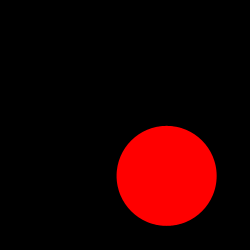
#> input picture zmax/n17_circle1.png, 250 x 250 px
$ python -i N19_CIRCLE_DETECTION.py   (imports and definitions only)
#> lines starting #> are read from the running program, lines starting #| are printed output that depends on the picture; after the words box and inside, x2 and y2 are one past the last pixel; in counts of white or black regions, pixels touching at a corner belong together
### library.py
import os
import PIL
import cv2
import math
import shutil
import imutils
import imageio
import numpy as np
import matplotlib.pyplot as plt
from PIL import ImageTk, ImageGrab
from moviepy.editor import VideoFileClip

import tkinter as tk
from functools import partial
from tkinter import *
from tkinter.filedialog import askopenfilename, askopenfilenames

plt.subplots_adjust(top=1, bottom=0, right=1, left=0, hspace=0, wspace=0)
plt.margins(0, 0)


def askopen(directory, ask=False, video=False):
	multiple = isinstance(directory, list)
	if ask:
		filetypes = [('Video File', '.mp4')] if video else [('Image File', '.png')]
		functionname = askopenfilenames if multiple else askopenfilename
		path_ = functionname(filetypes=filetypes)
		directory = path_ if path_ else directory
	return directory


def plot_images(window_name, titles, imgs, axis='off', r=None, c=None):
	count = len(imgs)
	if r is None and c is not None:
		r = math.ceil(count / c)
	if c is None and r is not None:
		c = math.ceil(count / r)
	if r is None and c is None:
		r = int(math.sqrt(count))
		c = math.ceil(count / r)
		(r, c) = (1, count) if count < 4 else (2, math.ceil(count/2)) if count <= 6 else (3, 3) if count <= 9 else (r, c)

	plt.close()
	plt.figure().suptitle(window_name)

	for i in range(count):
		title, img = titles[i], imgs[i]
		img = cv2.cvtColor(img, cv2.COLOR_BGR2RGB)
		plt.subplot(r, c, i + 1)
		plt.title(title)
		plt.axis(axis)
		plt.imshow(img)

	plt.show()


# [93 lines left out: functions show_frame, show_video, put_text_on_image, _image_merge, image_merge, image_resize_specified and 1 more, not called in this run]

# https://www.geeksforgeeks.org/dynamically-resize-buttons-when-resizing-a-window-using-tkinter/
# https://stackoverflow.com/questions/42920201/how-to-combine-a-rgb-image-with-a-grayed-image-in-opencv

### N19_CIRCLE_DETECTION.py
import library
from library import *


def _circle_detection(circles, img):
    result = img.copy()
    title = 'detected_circles: 0'

    color1 = [255, 0, 0]
    color2 = [0, 255, 0]
    if circles is not None:  # ensure at least some circles were found
        circles = np.round(circles[0, :]).astype("int")  # convert the (x, y) coordinates and radius of the circles to integers
        title = f'detected_circles: {len(circles)}'
        for (x, y, r) in circles:  # loop over the (x, y) coordinates and radius of the circles
            cv2.circle(result, (x, y), r, color1, 4)  # draw the circle in the result image, then draw a rectangle corresponding to the center of the circle
            cv2.rectangle(result, (x - 5, y - 5), (x + 5, y + 5), color2, -1)

    return title, result


# https://pyimagesearch.com/2014/07/21/detecting-circles-images-using-opencv-hough-circles/
# https://www.geeksforgeeks.org/circle-detection-using-opencv-python/
def circle_detection():
    paths = askopen(['zmax/n17_circle1.png', 'zmax/n17_circle2.png', 'zmax/n17_circle3.png', 'zmax/n17_circle4.png'])
    titles, imgs = list(), list()

    for path in paths:
        sample = cv2.imread(path)
#> sample is the input picture: shape (250, 250, 3); mean B, G, R 0, 0, 32.1
        gray = cv2.cvtColor(sample, cv2.COLOR_BGR2GRAY)
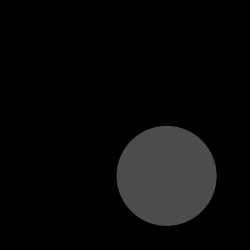
#> gray: shape (250, 250); min 0, max 76, mean 9.6
        blur = cv2.blur(gray, (3, 3))

        circles_a = cv2.HoughCircles(gray, cv2.HOUGH_GRADIENT, 1.2, 75)
#> circles_a = [[166.2, 175.8, 50.52]]
        title_a, result_a = _circle_detection(circles_a, sample)
#> in _circle_detection, `circles = np.round(circles[0, :]).astype("int")`: circles = [[166, 176, 51]]
#> in _circle_detection, `title = f'detected_circles: {len(circles)}'`: title = 'detected_circles: 1'
#> the loop in _circle_detection, `for (x, y, r) in circles:` made 1 pass
#> after the loop in _circle_detection, `for (x, y, r) in circles:`:
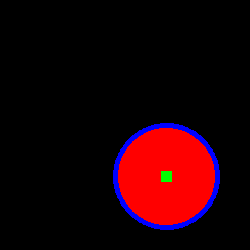
#> result: shape (250, 250, 3); 2.71% of pixels changed, all inside (x1, y1, x2, y2) = (113, 123, 220, 230)
#> title_a = 'detected_circles: 1'

        circles_b = cv2.HoughCircles(blur, cv2.HOUGH_GRADIENT, 1, 20, param1=50, param2=30, minRadius=1, maxRadius=40)
#> circles_b = None
        title_b, result_b = _circle_detection(circles_b, sample)
#> title_b = 'detected_circles: 0'

        titles += ['sample', title_a, title_b]
#> titles = ['sample', 'detected_circles: 1', 'detected_circles: 0']
        imgs += [sample, result_a, result_b]
#> pass 2 of the loop in circle_detection, `for path in paths:`:
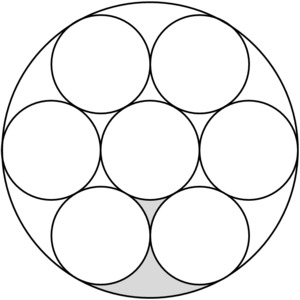
#> input picture zmax/n17_circle2.png, 300 x 300 px
#> in circle_detection, sample is the input picture: shape (300, 300, 3); min 0, max 255, mean 240.1
#> gray: shape (300, 300)
#> in circle_detection, `blur = cv2.blur(gray, (3, 3))`:
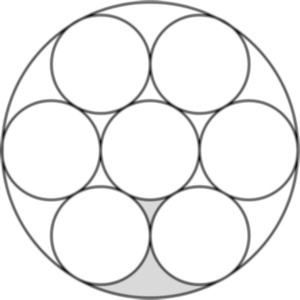
#> blur: shape (300, 300); min 17, max 255, mean 240.1
#> circles_a = [[149.4, 149.4, 48.48], [100.2, 64.2, 48.6], [198.6, 234.6, 48], [249, 149.4, 48.72], [49.8, 149.4, 48.84], [198.6, 64.2, 47.76], [100.2, 235.8, 47.76]]
#> circles = [[149, 149, 48], [100, 64, 49], [199, 235, 48], [249, 149, 49], [50, 149, 49], [199, 64, 48], [100, 236, 48]]
#> title = 'detected_circles: 7'
#> the loop in _circle_detection (call 3), `for (x, y, r) in circles:` made 7 passes
#> after the loop in _circle_detection (call 3), `for (x, y, r) in circles:`:
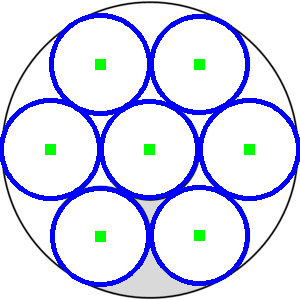
#> result: shape (300, 300, 3); 12.09% of pixels changed, all inside (x1, y1, x2, y2) = (0, 13, 300, 287)
#> titles = ['sample', 'detected_circles: 1', 'detected_circles: 0', 'sample', 'detected_circles: 7', 'detected_circles: 0']
#> pass 3 of the loop in circle_detection, `for path in paths:`:
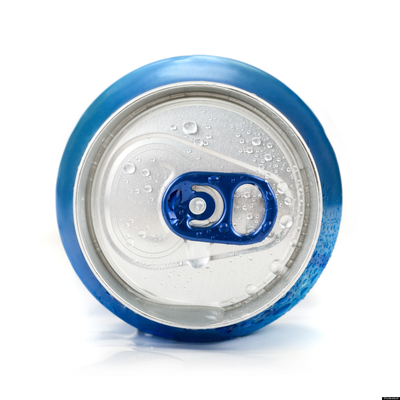
#> input picture zmax/n17_circle3.png, 400 x 400 px
#> in circle_detection, sample is the input picture: shape (400, 400, 3); mean B, G, R 225.9, 219, 210.8
#> gray: shape (400, 400)
#> blur: shape (400, 400)
#> circles_a = [[190.2, 208.2, 117.2], [215.4, 135, 78.6], [256.2, 256.2, 60.36], [141, 149.4, 46.92]]
#> circles = [[190, 208, 117], [215, 135, 79], [256, 256, 60], [141, 149, 47]]
#> title = 'detected_circles: 4'
#> the loop in _circle_detection (call 5), `for (x, y, r) in circles:` made 4 passes
#> after the loop in _circle_detection (call 5), `for (x, y, r) in circles:`:
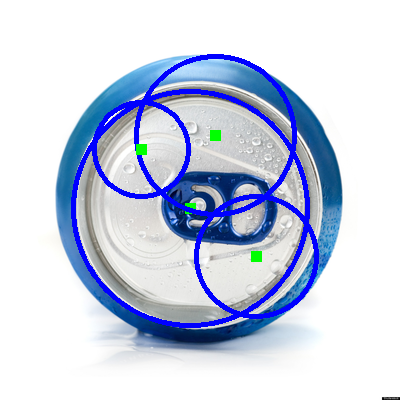
#> result: shape (400, 400, 3); 5.91% of pixels changed, all inside (x1, y1, x2, y2) = (71, 54, 319, 328)
#> circles_b = [[234.5, 134.5, 39.4], [153.5, 225.5, 33.8], [251.5, 207.5, 35], [199.5, 214.5, 29.4], [287.5, 178.5, 21.7], [270.5, 217.5, 23.9], [191.5, 192.5, 21.6], [279.5, 244.5, 21.6], [259.5, 154.5, 12.5]]
#> circles = [[234, 134, 39], [154, 226, 34], [252, 208, 35], [200, 214, 29], [288, 178, 22], [270, 218, 24], [192, 192, 22], [280, 244, 22], [260, 154, 12]]
#> title = 'detected_circles: 9'
#> the loop in _circle_detection (call 6), `for (x, y, r) in circles:` made 9 passes
#> after the loop in _circle_detection (call 6), `for (x, y, r) in circles:`:
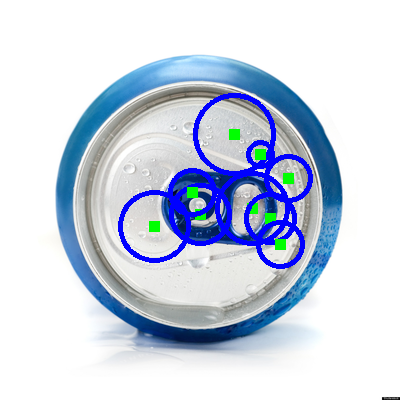
#> result: shape (400, 400, 3); 4.84% of pixels changed, all inside (x1, y1, x2, y2) = (118, 93, 313, 269)
#> titles = ['sample', 'detected_circles: 1', 'detected_circles: 0', 'sample', 'detected_circles: 7', 'detected_circles: 0', 'sample', 'detected_circles: 4', 'detected_circles: 9']
#> the loop made 4 passes; the first 3 are shown

    plot_images('circle_detection', titles, imgs, r=4, c=3)
#> in plot_images, `plt.show()`:
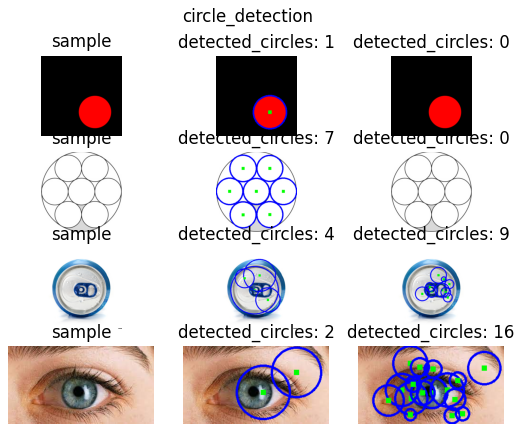
#> figure drawn by matplotlib, 12 panels


# [7 lines not run here, left out]

>>> result = circle_detection()
